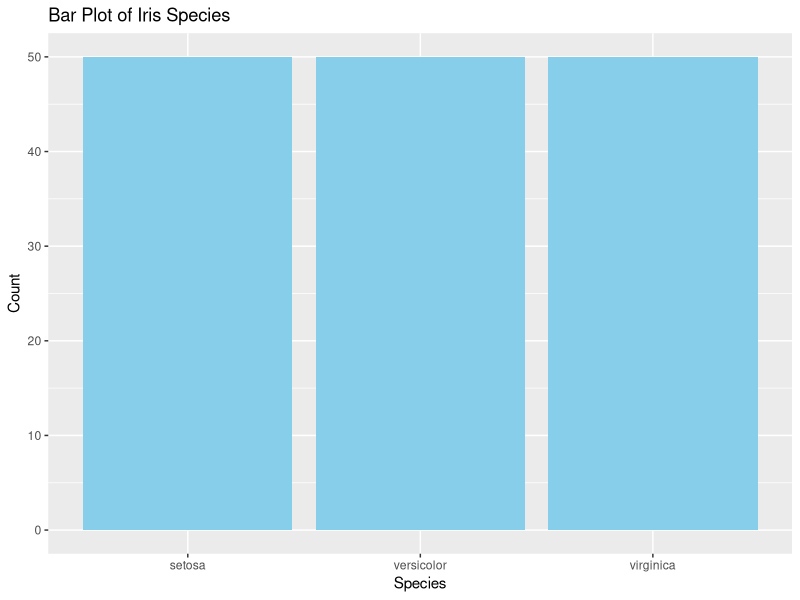
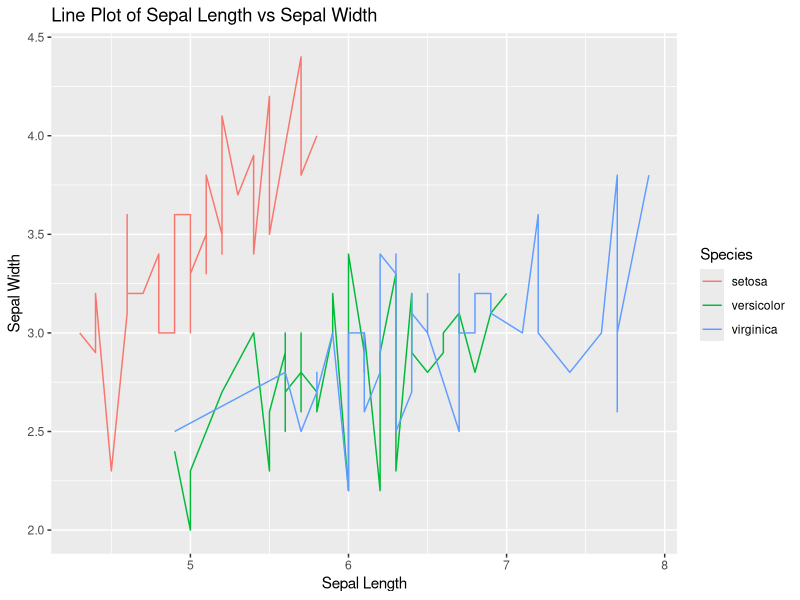
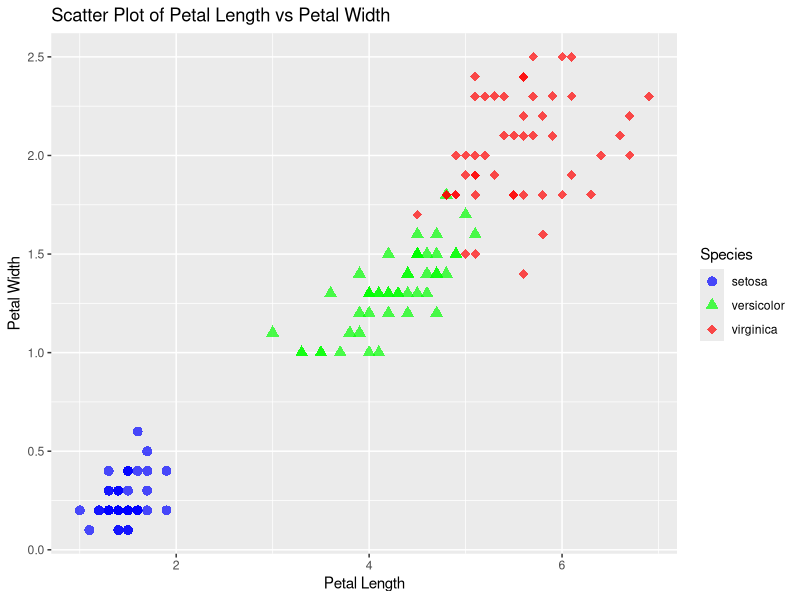
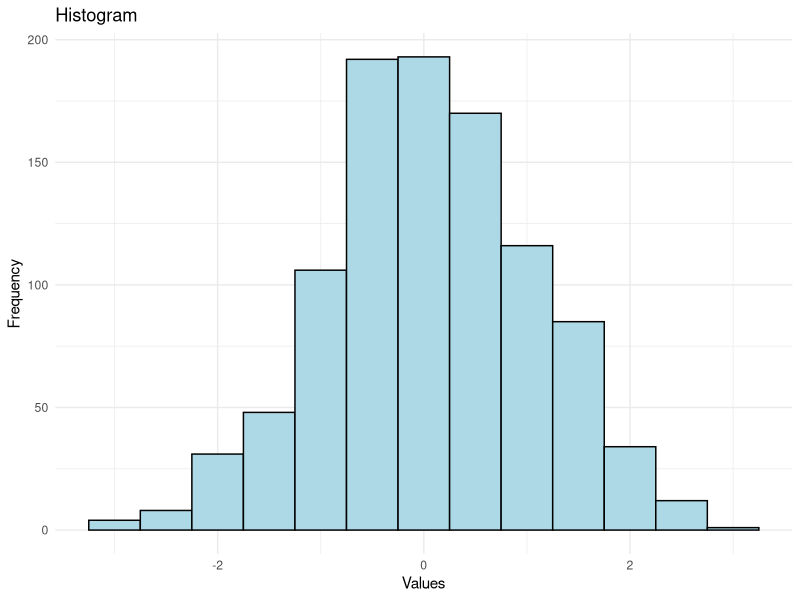
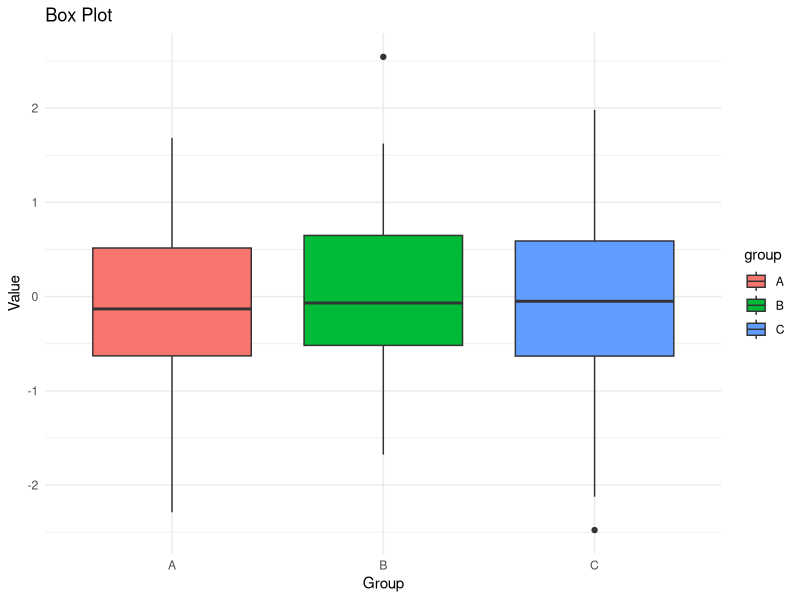

Write the R code that produced these figures, in order.
# install.packages("ggplot2")
library(ggplot2)
data(iris)
# Bar Plot
bar_plot = ggplot(iris, aes(x = Species)) + geom_bar(fill = "skyblue") + labs(title = "Bar Plot of Iris Species", x = "Species", y = "Count")
print(bar_plot)
# Line Plot
line_plot = ggplot(iris, aes(x = Sepal.Length, y = Sepal.Width, color = Species)) +geom_line() + labs(title = "Line Plot of Sepal Length vs Sepal Width", x = "Sepal Length", y = "Sepal Width")
print(line_plot)
# Scatter Plot
scatter_plot = ggplot(iris, aes(x = Petal.Length, y = Petal.Width, color = Species, shape = Species)) + geom_point(size = 3, alpha = 0.7) + labs(title = "Scatter Plot of Petal Length vs Petal Width", x = "Petal Length", y = "Petal Width") + scale_color_manual(values = c("setosa" = "blue", "versicolor" = "green", "virginica" = "red")) +scale_shape_manual(values = c("setosa" = 16, "versicolor" = 17, "virginica" = 18))
print(scatter_plot)
 
data = data.frame(values = rnorm(1000))
#Histogram
ggplot(data, aes(x = values)) +geom_histogram(binwidth = 0.5, fill = "lightblue", color = "black") +labs(title = "Histogram", x = "Values", y = "Frequency") + theme_minimal()

data = data.frame(group = rep(c("A", "B", "C"), each = 50), value = rnorm(150))
#Box plot
ggplot(data, aes(x = group, y = value, fill = group)) +geom_boxplot() + labs(title = "Box Plot", x = "Group", y = "Value") +theme_minimal()
